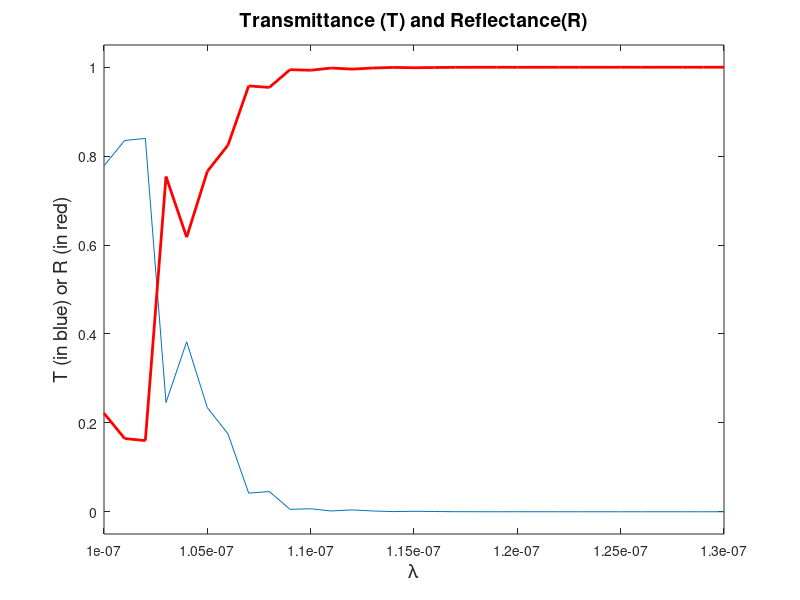

The MATLAB source for this figure:
%-------------------------------------------------------------------------
%----------------------- Transfer Matrix Method---By S. Rao----------------
%----Reference: IMPROVED FORMULATION OF SCATTERING MATRICES FOR -----------
%----SEMI-ANALYTICAL METHODS THAT IS CONSISTENT WITH CONVENTION -----------
%----By R. C. Rumpf, Progress In Electromagnetics Research B, -------------
%----Vol. 35, 241261, 2011. ----------------------------------------------
%-------------------------------------------------------------------------

close all; 
clc; 
clear all; 
 
% UNITS 
degrees = pi/180; 
 
%------------------------------------------------------------------------ 
%% DEFINE SIMULATION PARAMETERS 
%------------------------------------------------------------------------ 
 
% SOURCE PARAMETERS 
lam0=(100:1:130)*1e-9;%free space wavelength 
k0=(2*pi)./lam0;
theta = 17 * degrees; %elevation angle 
phi = 12 * degrees; %azimuthal angle 
pte = 1/sqrt(2); %amplitude of TE polarization 
ptm = 1i*pte; %amplitude of TM polarization 
ni=1.0; % incident medium refractive index

% EXTERNAL MATERIALS 
ur1 = 1.0; % permeability in the reflection region 
er1 = 1.0; % permittivity in the reflection region 
ur2 = 1.0; % permeability in the transmission region 
er2 = 5.0; % permittivity in the transmission region 
 
% DEFINE LAYERS 
N=10; % number of layers
UR = [ 1 1 1 1 1 1 1 1 1 1]; % array of permeabilities in each layer 
ER = [ 3 1 2 2 1 3 1 4 2 3 ]; % array of permittivities in each layer 
% array of the %thickness of each layer 
L = [ 0.25 0.5 0.2 0.3 0.25 0.1 0.1 0.1 0.1 0.1].*1e-6; 
 
%------------------------------------------------------------------------ 
% IMPLEMENT TRANSFER MATRIX METHOD 
%------------------------------------------------------------------------

Kx=ni*sin(theta)*cos(phi);
Ky=ni*sin(theta)*sin(phi);
Kzh=sqrt(1-(Kx*Kx)-(Ky*Ky));

%------------------------------------------------------------------------
%--homogenous gap layer parameters
%------------------------------------------------------------------------
%..........need to be understood.....
Wh=eye(2);
Qh=[ Kx*Ky 1-(Kx*Kx) ;(Ky*Ky)-1  -Kx*Ky];
Omh=1i*Kzh*eye(2);
Vh=Qh*(Omh^-1);


%--initialize global scattering matrix

Sg11=zeros(2,2); Sg12=eye(2);Sg21=eye(2);Sg22=zeros(2,2);

%----------------------------------------------------------------------
% Reflection side------------------------------------------------------
%----------------------------------------------------------------------

    Krz=sqrt(ur1*er1-(Kx*Kx)-(Ky*Ky));
    Pr=(1/er1)*[ Kx*Ky ur1*er1-(Kx*Kx) ;(Ky*Ky)-ur1*er1  -Kx*Ky];
    Qr=(1/ur1)*[ Kx*Ky ur1*er1-(Kx*Kx) ;(Ky*Ky)-ur1*er1  -Kx*Ky];
    Omr=1i*Krz*eye(2);
    Wr=eye(2);
    Vr=Qr*(Omr^-1);
    Ar=eye(2)+(Vh^-1)*Vr;
    Br=eye(2)-(Vh^-1)*Vr;
    
    Sref11=-(Ar^-1)*Br;
    Sref12=2*eye(2)*(Ar^-1);
    Sref21=0.5*eye(2)*(Ar-(Br*(Ar^-1)*Br));
    Sref22=Br*(Ar^-1);

     % updating global scattering matrices by Redheffer star product

    SA11=Sref11;
    SA12=Sref12;
    SA21=Sref21;
    SA22=Sref22;
    
    SB11=Sg11;
    SB12=Sg12;
    SB21=Sg21;
    SB22=Sg22;
    
    SAB11=SA11+(SA12*((eye(2)-(SB11*SA22))^-1)*SB11*SA21);
    SAB12=SA12*((eye(2)-(SB11*SA22))^-1)*SB12;
    SAB21=SB21*((eye(2)-(SA22*SB11))^-1)*SA21;
    SAB22=SB22+(SB21*((eye(2)-(SA22*SB11))^-1)*SA22*SB12);
    
    Sg11=SAB11;
    Sg12=SAB12;
    Sg21=SAB21;
    Sg22=SAB22;

for q=1:length(lam0)  
    
%---updating the scattering matrices for N layers--------------------------

for i=1:N
    Kz=sqrt(UR(i)*ER(i)-(Kx*Kx)-(Ky*Ky));
    Q=(1/UR(i))*[ Kx*Ky UR(i)*ER(i)-(Kx*Kx) ;(Ky*Ky)-UR(i)*ER(i)  -Kx*Ky];
    Om=1i*Kz*eye(2);
    V=Q*(Om^-1);
    A=eye(2)+((V^-1)*Vh);
    B=eye(2)-((V^-1)*Vh);
    X=expm(Om*k0(q)*L(i));
    S11=((A-((X*B*(A^-1)*X*B)))^-1)*((X*B*(A^-1)*X*A)-B);
    S22=S11;
    S12=(((A-((X*(B/A)*X*B)))^-1)*X)*(A-B*(A^-1)*B);
    S21=S12;
    
% updating global scattering matrices by Redheffer star product

    SA11=Sg11;
    SA12=Sg12;
    SA21=Sg21;
    SA22=Sg22;
    
    SB11=S11;
    SB12=S12;
    SB21=S21;
    SB22=S22;
    
    SAB11=SA11+(SA12*((eye(2)-(SB11*SA22))^-1)*SB11*SA21);
    SAB12=SA12*((eye(2)-(SB11*SA22))^-1)*SB12;
    SAB21=SB21*((eye(2)-(SA22*SB11))^-1)*SA21;
    SAB22=SB22+(SB21*((eye(2)-(SA22*SB11))^-1)*SA22*SB12);
    
    Sg11=SAB11;
    Sg12=SAB12;
    Sg21=SAB21;
    Sg22=SAB22;
end

   
%----------------------------------------------------------------------
% Transmission side------------------------------------------------------
%----------------------------------------------------------------------

    Ktz=sqrt(ur2*er2-(Kx*Kx)-(Ky*Ky));
    Pt=(1/er2)*[ Kx*Ky ur2*er2-(Kx*Kx) ;(Ky*Ky)-ur2*er2  -Kx*Ky];
    Qt=(1/ur2)*[ Kx*Ky ur2*er2-(Kx*Kx) ;(Ky*Ky)-ur2*er2  -Kx*Ky];
    Omt=1i*Ktz*eye(2);
    Wt=eye(2);
    Vt=Qt*(Omt^-1);
    At=eye(2)+(Vh^-1)*Vt;
    Bt=eye(2)-(Vh^-1)*Vt;
    
    St11=Bt*(At^-1);
    St12=0.5*eye(2)*(At-(Bt*(At^-1)*Bt));
    St21=2*(At^-1);
    St22=-(At^-1)*Bt;
    
   % updating global scattering matrices by Redheffer star product

    SA11=Sg11;
    SA12=Sg12;
    SA21=Sg21;
    SA22=Sg22;
    
    SB11=St11;
    SB12=St12;
    SB21=St21;
    SB22=St22;
    
    SAB11=SA11+(SA12*((eye(2)-(SB11*SA22))^-1)*SB11*SA21);
    SAB12=SA12*((eye(2)-(SB11*SA22))^-1)*SB12;
    SAB21=SB21*((eye(2)-(SA22*SB11))^-1)*SA21;
    SAB22=SB22+(SB21*((eye(2)-(SA22*SB11))^-1)*SA22*SB12);
    
    Sf11=SAB11;
    Sf12=SAB12;
    Sf21=SAB21;
    Sf22=SAB22;
    
    

    Kinc=k0(q)*ni*[sin(theta)*cos(phi) sin(theta)*sin(phi) cos(theta)];
    nsn=[0 0 -1]; % surface normal
    
    if (theta==0)
     aTE=[0 1 0];
    else
     aTE=cross(Kinc,nsn)./norm(cross(Kinc,nsn));
    end
    
    aTM=cross(aTE,Kinc)./norm(cross(aTE,Kinc));
    
    P=pte*aTE+ptm*aTM;

    
    cinc=[P(1); P(2)];
    Er=Sf11*cinc;
    Et=Sf21*cinc;
    Erx=Er(1);
    Ery=Er(2);
    Etx=Et(1);
    Ety=Et(2);
    
    Erz=-(Kx*Erx+Ky*Ery)/Krz;
    Etz=-(Kx*Etx+Ky*Ety)/Ktz;
    
    Er=[Erx;Ery;Erz];
    Et=[Etx;Ety;Etz];
    
    R=abs(Erx)^2+abs(Ery)^2+abs(Erz)^2;
    T=(abs(Etx)^2+abs(Ety)^2+abs(Etz)^2)*real((ur1*Ktz)/(ur2*Krz));
    
    Tx(q)=abs(T);
    Rx(q)=abs(R);
    
end

%--------------------------------------------------------------------------

figure(1)
  plot(lam0,Tx,lam0,Rx,'r','linewidth',2)
  axis([100e-9 130e-9 -0.05 1.05])
  xlabel('\lambda','fontsize',14)
  ylabel('T (in blue) or R (in red)','fontsize',14)
  title('Transmittance (T) and Reflectance(R)','fontsize',14)
  fh = figure(1);
  set(fh, 'color', 'white');
  
  %------------------------------------------------------------------------